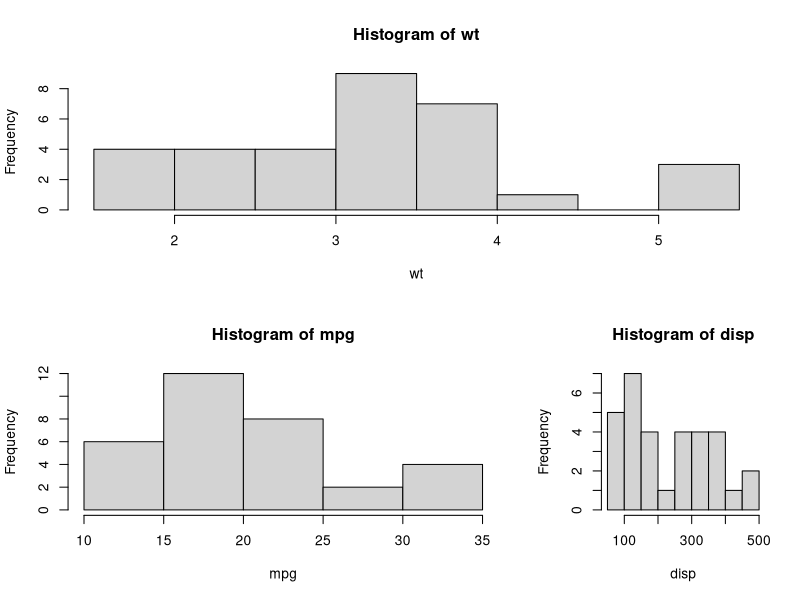
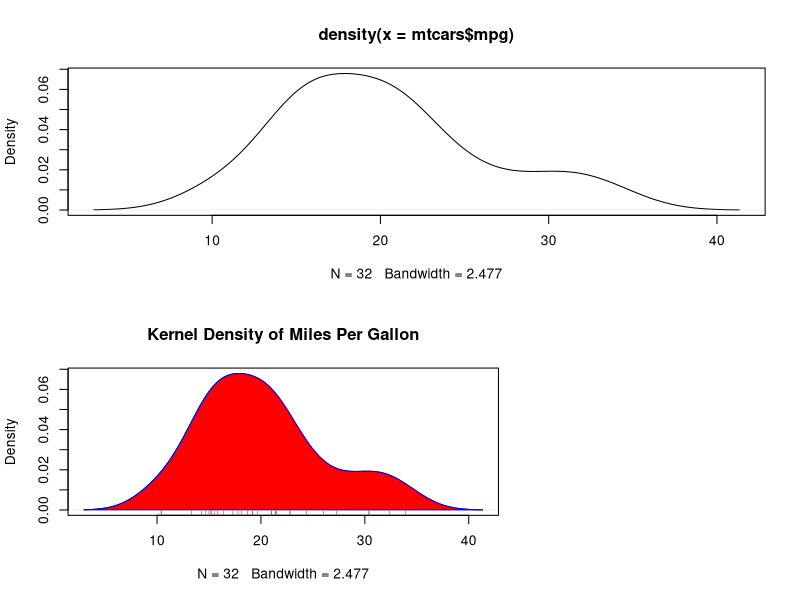

Generate these figures, in order, with R:
attach(mtcars)
layout(matrix(c(1, 1, 2, 3), 2, 2, byrow = TRUE),
       widths=c(2, 1), heights=c(1, 1))
hist(wt)
hist(mpg)
hist(disp)
d <- density(mtcars$mpg)
plot(d)
d <- density(mtcars$mpg)
plot(d, main="Kernel Density of Miles Per Gallon")
polygon(d, col="red", border="blue")
rug(mtcars$mpg, col="brown")
